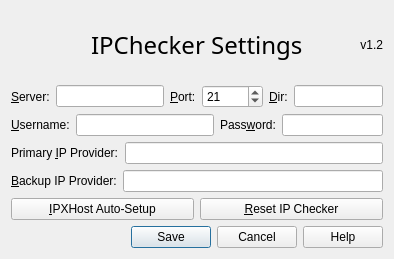
<?xml version="1.0" encoding="UTF-8"?>
<ui version="4.0">
 <class>dlgSettings</class>
 <widget class="QDialog" name="dlgSettings">
  <property name="windowModality">
   <enum>Qt::WindowModal</enum>
  </property>
  <property name="geometry">
   <rect>
    <x>0</x>
    <y>0</y>
    <width>394</width>
    <height>259</height>
   </rect>
  </property>
  <property name="windowTitle">
   <string>IPChecker Settings</string>
  </property>
  <property name="windowIcon">
   <iconset resource="../res/IPChecker.qrc">
    <normaloff>:/icon.png</normaloff>:/icon.png</iconset>
  </property>
  <layout class="QGridLayout" name="gridLayout">
   <item row="0" column="0" colspan="4">
    <layout class="QHBoxLayout" name="layoutTitle">
     <item>
      <widget class="QLabel" name="lblIcon">
       <property name="font">
        <font>
         <family>AlArabiya</family>
         <pointsize>18</pointsize>
        </font>
       </property>
       <property name="text">
        <string/>
       </property>
       <property name="pixmap">
        <pixmap resource="../res/IPChecker.qrc">:/icon.png</pixmap>
       </property>
       <property name="scaledContents">
        <bool>false</bool>
       </property>
       <property name="alignment">
        <set>Qt::AlignLeading|Qt::AlignLeft|Qt::AlignVCenter</set>
       </property>
       <property name="wordWrap">
        <bool>false</bool>
       </property>
       <property name="indent">
        <number>-1</number>
       </property>
      </widget>
     </item>
     <item>
      <widget class="QLabel" name="lblTitle">
       <property name="font">
        <font>
         <family>AlArabiya</family>
         <pointsize>18</pointsize>
        </font>
       </property>
       <property name="text">
        <string>IPChecker Settings</string>
       </property>
       <property name="alignment">
        <set>Qt::AlignLeading|Qt::AlignLeft|Qt::AlignVCenter</set>
       </property>
       <property name="indent">
        <number>-1</number>
       </property>
      </widget>
     </item>
     <item>
      <widget class="QLabel" name="lblVersion">
       <property name="text">
        <string>v1.2</string>
       </property>
       <property name="alignment">
        <set>Qt::AlignRight|Qt::AlignTrailing|Qt::AlignVCenter</set>
       </property>
      </widget>
     </item>
    </layout>
   </item>
   <item row="1" column="0">
    <layout class="QHBoxLayout" name="layoutServer">
     <item>
      <widget class="QLabel" name="lblServer">
       <property name="text">
        <string>&amp;Server:</string>
       </property>
       <property name="buddy">
        <cstring>txtServer</cstring>
       </property>
      </widget>
     </item>
     <item>
      <widget class="QLineEdit" name="txtServer">
       <property name="sizePolicy">
        <sizepolicy hsizetype="MinimumExpanding" vsizetype="Fixed">
         <horstretch>0</horstretch>
         <verstretch>0</verstretch>
        </sizepolicy>
       </property>
      </widget>
     </item>
    </layout>
   </item>
   <item row="1" column="1" colspan="2">
    <layout class="QHBoxLayout" name="layoutPort">
     <item>
      <widget class="QLabel" name="lblPort">
       <property name="text">
        <string>&amp;Port:</string>
       </property>
       <property name="buddy">
        <cstring>spinPort</cstring>
       </property>
      </widget>
     </item>
     <item>
      <widget class="QSpinBox" name="spinPort">
       <property name="minimum">
        <number>0</number>
       </property>
       <property name="maximum">
        <number>65535</number>
       </property>
       <property name="value">
        <number>21</number>
       </property>
      </widget>
     </item>
    </layout>
   </item>
   <item row="1" column="3">
    <layout class="QHBoxLayout" name="layoutDir">
     <item>
      <widget class="QLabel" name="lblDir">
       <property name="text">
        <string>&amp;Dir:</string>
       </property>
       <property name="buddy">
        <cstring>txtDir</cstring>
       </property>
      </widget>
     </item>
     <item>
      <widget class="QLineEdit" name="txtDir">
       <property name="sizePolicy">
        <sizepolicy hsizetype="Expanding" vsizetype="Fixed">
         <horstretch>0</horstretch>
         <verstretch>0</verstretch>
        </sizepolicy>
       </property>
      </widget>
     </item>
    </layout>
   </item>
   <item row="2" column="0" colspan="2">
    <layout class="QHBoxLayout" name="layoutUsername">
     <item>
      <widget class="QLabel" name="lblUsername">
       <property name="text">
        <string>&amp;Username:</string>
       </property>
       <property name="buddy">
        <cstring>txtUsername</cstring>
       </property>
      </widget>
     </item>
     <item>
      <widget class="QLineEdit" name="txtUsername"/>
     </item>
    </layout>
   </item>
   <item row="2" column="2" colspan="2">
    <layout class="QHBoxLayout" name="layoutPassword">
     <item>
      <widget class="QLabel" name="lblPassword">
       <property name="text">
        <string>Pass&amp;word:</string>
       </property>
       <property name="buddy">
        <cstring>txtPassword</cstring>
       </property>
      </widget>
     </item>
     <item>
      <widget class="QLineEdit" name="txtPassword">
       <property name="echoMode">
        <enum>QLineEdit::Password</enum>
       </property>
      </widget>
     </item>
    </layout>
   </item>
   <item row="3" column="0" colspan="4">
    <layout class="QHBoxLayout" name="layoutPrimary">
     <item>
      <widget class="QLabel" name="lblPrimary">
       <property name="enabled">
        <bool>true</bool>
       </property>
       <property name="text">
        <string>Primary &amp;IP Provider:</string>
       </property>
       <property name="buddy">
        <cstring>txtPrimaryIPProvider</cstring>
       </property>
      </widget>
     </item>
     <item>
      <widget class="QLineEdit" name="txtPrimaryIPProvider">
       <property name="enabled">
        <bool>true</bool>
       </property>
       <property name="text">
        <string/>
       </property>
      </widget>
     </item>
    </layout>
   </item>
   <item row="4" column="0" colspan="4">
    <layout class="QHBoxLayout" name="layoutBackup">
     <item>
      <widget class="QLabel" name="lblBackup">
       <property name="enabled">
        <bool>true</bool>
       </property>
       <property name="text">
        <string>&amp;Backup IP Provider:</string>
       </property>
       <property name="buddy">
        <cstring>txtBackupIPProvider</cstring>
       </property>
      </widget>
     </item>
     <item>
      <widget class="QLineEdit" name="txtBackupIPProvider">
       <property name="enabled">
        <bool>true</bool>
       </property>
       <property name="text">
        <string/>
       </property>
      </widget>
     </item>
    </layout>
   </item>
   <item row="5" column="0" colspan="4">
    <layout class="QHBoxLayout" name="layoutButtons">
     <item>
      <widget class="QPushButton" name="btnAutoSetup">
       <property name="text">
        <string>&amp;IPXHost Auto-Setup</string>
       </property>
       <property name="icon">
        <iconset resource="../res/IPChecker.qrc">
         <normaloff>:/restore.png</normaloff>:/restore.png</iconset>
       </property>
      </widget>
     </item>
     <item>
      <widget class="QPushButton" name="btnResetIPChecker">
       <property name="text">
        <string>&amp;Reset IP Checker</string>
       </property>
       <property name="icon">
        <iconset resource="../res/IPChecker.qrc">
         <normaloff>:/reset.png</normaloff>:/reset.png</iconset>
       </property>
      </widget>
     </item>
    </layout>
   </item>
   <item row="6" column="0" colspan="4">
    <layout class="QHBoxLayout" name="layoutBottom">
     <item>
      <widget class="QDialogButtonBox" name="btnboxDialog">
       <property name="orientation">
        <enum>Qt::Horizontal</enum>
       </property>
       <property name="standardButtons">
        <set>QDialogButtonBox::Cancel|QDialogButtonBox::Help|QDialogButtonBox::Save</set>
       </property>
      </widget>
     </item>
    </layout>
   </item>
  </layout>
 </widget>
 <tabstops>
  <tabstop>btnboxDialog</tabstop>
  <tabstop>txtServer</tabstop>
  <tabstop>txtUsername</tabstop>
  <tabstop>txtPassword</tabstop>
  <tabstop>txtPrimaryIPProvider</tabstop>
  <tabstop>btnAutoSetup</tabstop>
 </tabstops>
 <resources>
  <include location="../res/IPChecker.qrc"/>
 </resources>
 <connections>
  <connection>
   <sender>btnboxDialog</sender>
   <signal>accepted()</signal>
   <receiver>dlgSettings</receiver>
   <slot>accept()</slot>
   <hints>
    <hint type="sourcelabel">
     <x>248</x>
     <y>254</y>
    </hint>
    <hint type="destinationlabel">
     <x>157</x>
     <y>274</y>
    </hint>
   </hints>
  </connection>
  <connection>
   <sender>btnboxDialog</sender>
   <signal>rejected()</signal>
   <receiver>dlgSettings</receiver>
   <slot>reject()</slot>
   <hints>
    <hint type="sourcelabel">
     <x>387</x>
     <y>259</y>
    </hint>
    <hint type="destinationlabel">
     <x>286</x>
     <y>274</y>
    </hint>
   </hints>
  </connection>
 </connections>
</ui>
